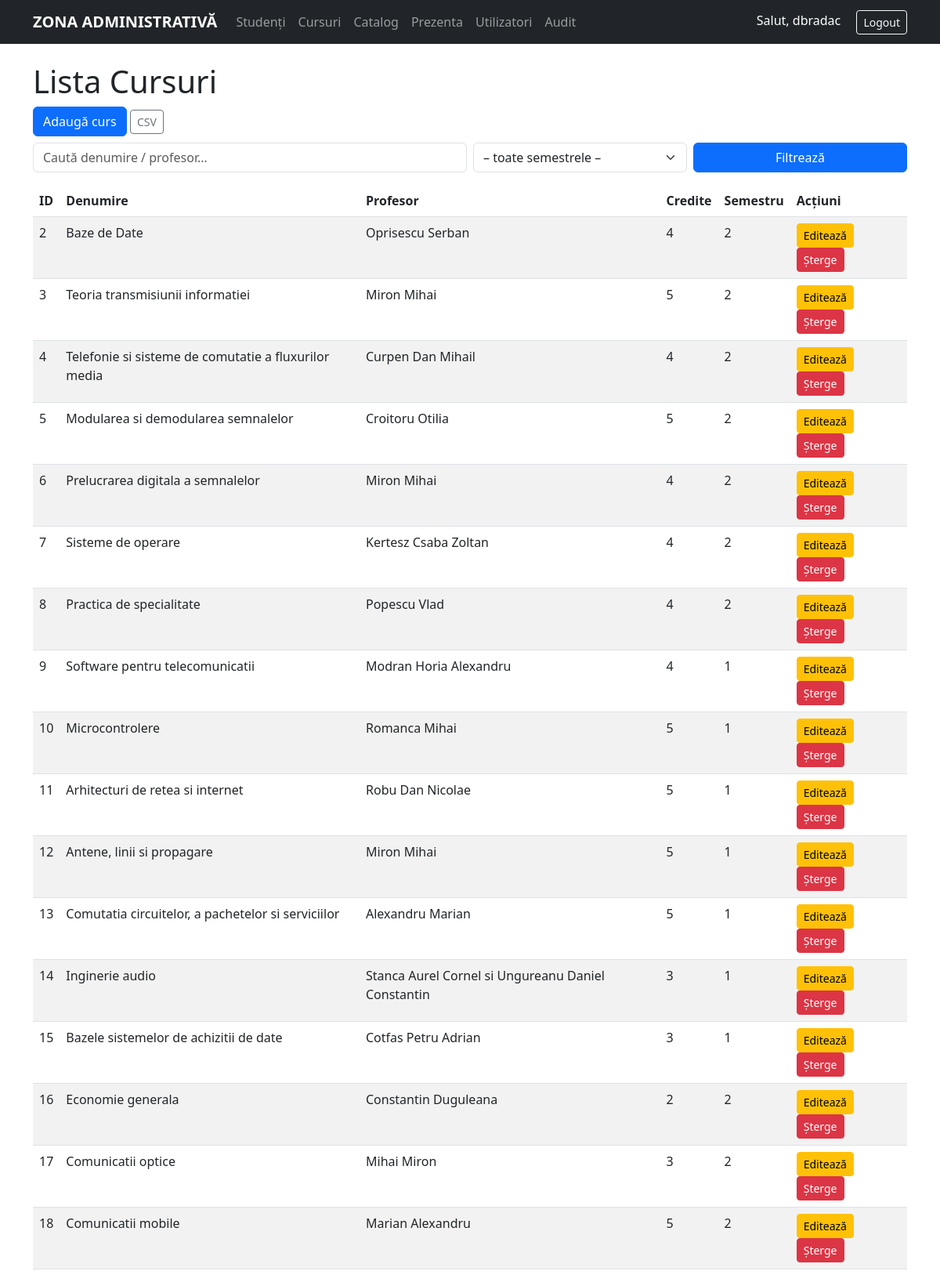
Page /index.php?resource=courses (signed in) on the committed database.
### tables this page shows
CREATE TABLE `Cursuri` (
  `ID_Curs` int(11) NOT NULL,
  `Denumire` varchar(100) NOT NULL,
  `Profesor_Titular` varchar(100) NOT NULL,
  `Nr_Credite` tinyint(4) NOT NULL CHECK (`Nr_Credite` > 0),
  `Semester` tinyint(1) NOT NULL COMMENT '1 = semestrul 1, 2 = semestrul 2'
);

### src/Controllers/CourseController.php (called while the page is built, shortened)
<?php
class CourseController extends Controller
{
    private Course $model;
    public function __construct() { $this->model = new Course(); }
    public function index()
    {
        $q   = $_GET['q']   ?? '';
        $sem = $_GET['sem'] ?? '';
        $courses = $this->model->search($q,$sem);
        include __DIR__.'/../../views/courses/list.php';
    }
}

### index.php (called while the page is built, shortened)
<?php
$resource = $_GET['resource'] ?? 'students';
$action   = $_GET['action']   ?? 'index';
switch ($resource) {
    case 'courses':
        $ctrl = new \App\Controllers\CourseController();
        break;
}
call_user_func([$ctrl, $action]);

### autoload.php (called while the page is built, shortened)
<?php
spl_autoload_register(function($class) {
    $prefix = 'App\\';
    $baseDir = __DIR__ . '/src/';
    $len = strlen($prefix);
    $relative = str_replace('\\', '/', substr($class, $len));
    $file = $baseDir . $relative . '.php';
});

### src/Core/Database.php (called while the page is built, shortened)
<?php
class Database {
    private static $instance;
    private $pdo;
    private function __construct() {
        $dsn = "mysql:host=" . DB_HOST . ";dbname=" . DB_NAME . ";charset=utf8mb4";
        $this->pdo = new PDO($dsn, DB_USER, DB_PASS, [
            PDO::ATTR_ERRMODE => PDO::ERRMODE_EXCEPTION,
            PDO::ATTR_DEFAULT_FETCH_MODE => PDO::FETCH_ASSOC,
        ]);
    }
    public static function getInstance() {
        if (!self::$instance) self::$instance = new self();
        return self::$instance;
    }
    public function getConnection() {
        return $this->pdo;
    }
}

### src/Models/Course.php (called while the page is built, shortened)
<?php
class Course {
    private PDO $db;
    public function __construct() {
        $this->db = Database::getInstance()->getConnection();
    }
    public function search(string $q='', string $sem=''): array {
    $sql = "SELECT * FROM Cursuri WHERE 1";
    $args = [];
    $st = $this->db->prepare($sql);
    $st->execute($args);
    return $st->fetchAll();
    }
}

### views/courses/list.php (the view, shortened to what this page needs)
<?php include __DIR__.'/../templates/header.php'; ?>
<h1>Lista Cursuri</h1>
<a href="index.php?resource=courses&action=create"
   class="btn btn-primary mb-2">Adaugă curs</a>
   <a href="index.php?resource=export&action=csv&type=courses"
   class="btn btn-outline-secondary btn-sm mb-2">CSV</a>
<form class="row g-2 mb-3" method="get" action="">
  <div class="col-md-6">
    <input name="q" value="<?= htmlspecialchars($_GET['q']??'') ?>"
           class="form-control" placeholder="Caută denumire / profesor…">
  </div>
  <div class="col-md-3">
    <select name="sem" class="form-select">
      <option value="">– toate semestrele –</option>
    </select>
  </div>
  <div class="col-md-3">
    <button class="btn btn-primary w-100">Filtrează</button>
  </div>
</form>
<table class="table table-striped">
  <thead>
    <tr>
      <th>ID</th><th>Denumire</th><th>Profesor</th>
      <th>Credite</th><th>Semestru</th><th>Acțiuni</th>
    </tr>
  </thead>
  <tbody>
  <?php foreach ($courses as $c): ?>
    <tr>
      <td><?= $c['ID_Curs'] ?></td>
      <td><?= htmlspecialchars($c['Denumire']) ?></td>
      <td><?= htmlspecialchars($c['Profesor_Titular']) ?></td>
      <td><?= $c['Nr_Credite'] ?></td>
      <td><?= $c['Semester'] ?></td>
      <td>
        <a href="index.php?resource=courses&action=edit&id=<?= $c['ID_Curs'] ?>"
           class="btn btn-sm btn-warning">Editează</a>
        <a href="index.php?resource=courses&action=delete&id=<?= $c['ID_Curs'] ?>"
           class="btn btn-sm btn-danger"
           onclick="return confirm('Ștergi cursul?')">Șterge</a>
      </td>
    </tr>
  <?php endforeach; ?>
  </tbody>
</table>
<?php include __DIR__.'/../templates/footer.php'; ?>

### rows in the picture
cursuri: ID_Curs "2", Denumire "Baze de Date", Profesor_Titular "Oprisescu Serban", Nr_Credite "4", Semester "2"
cursuri: ID_Curs "3", Denumire "Teoria transmisiunii informatiei", Profesor_Titular "Miron Mihai", Nr_Credite "5", Semester "2"
cursuri: ID_Curs "4", Denumire "Telefonie si sisteme de comutatie a fluxurilor media", Profesor_Titular "Curpen Dan Mihail", Nr_Credite "4", Semester "2"
cursuri: ID_Curs "5", Denumire "Modularea si demodularea semnalelor", Profesor_Titular "Croitoru Otilia", Nr_Credite "5", Semester "2"
cursuri: ID_Curs "6", Denumire "Prelucrarea digitala a semnalelor", Profesor_Titular "Miron Mihai", Nr_Credite "4", Semester "2"
cursuri: ID_Curs "7", Denumire "Sisteme de operare", Profesor_Titular "Kertesz Csaba Zoltan", Nr_Credite "4", Semester "2"
cursuri: ID_Curs "8", Denumire "Practica de specialitate", Profesor_Titular "Popescu Vlad", Nr_Credite "4", Semester "2"
cursuri: ID_Curs "9", Denumire "Software pentru telecomunicatii", Profesor_Titular "Modran Horia Alexandru", Nr_Credite "4", Semester "1"
cursuri: ID_Curs "10", Denumire "Microcontrolere", Profesor_Titular "Romanca Mihai", Nr_Credite "5", Semester "1"
cursuri: ID_Curs "11", Denumire "Arhitecturi de retea si internet", Profesor_Titular "Robu Dan Nicolae", Nr_Credite "5", Semester "1"
cursuri: ID_Curs "12", Denumire "Antene, linii si propagare", Profesor_Titular "Miron Mihai", Nr_Credite "5", Semester "1"
cursuri: ID_Curs "13", Denumire "Comutatia circuitelor, a pachetelor si serviciilor", Profesor_Titular "Alexandru Marian", Nr_Credite "5", Semester "1"
cursuri: ID_Curs "14", Denumire "Inginerie audio", Profesor_Titular "Stanca Aurel Cornel si Ungureanu Daniel Constantin", Nr_Credite "3", Semester "1"
cursuri: ID_Curs "15", Denumire "Bazele sistemelor de achizitii de date", Profesor_Titular "Cotfas Petru Adrian", Nr_Credite "3", Semester "1"
cursuri: ID_Curs "16", Denumire "Economie generala", Profesor_Titular "Constantin Duguleana", Nr_Credite "2", Semester "2"
cursuri: ID_Curs "17", Denumire "Comunicatii optice", Profesor_Titular "Mihai Miron", Nr_Credite "3", Semester "2"
cursuri: ID_Curs "18", Denumire "Comunicatii mobile", Profesor_Titular "Marian Alexandru", Nr_Credite "5", Semester "2"

### other values in the picture
$_SESSION['user']['username'] "dbradac"
